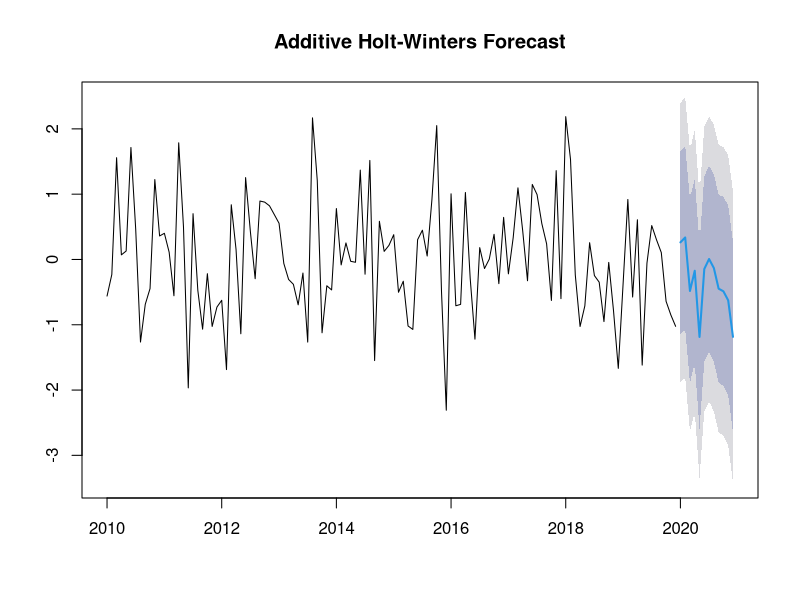

This chart was generated by the following R code:
# Install and load the forecast package
install.packages("forecast")
library(forecast)

# Create a sample time series with trend and seasonality
set.seed(123)
data <- ts(rnorm(120), frequency = 12, start = c(2010, 1))  # 10 years of monthly data

# Fit the additive Holt-Winters model
hw_additive <- HoltWinters(data, seasonal = "additive")

# Print the model summary
print(hw_additive)

# Forecast future values (e.g., 12 months ahead)
forecast_additive <- forecast(hw_additive, h = 12)

# Plot the forecast
plot(forecast_additive, main = "Additive Holt-Winters Forecast")